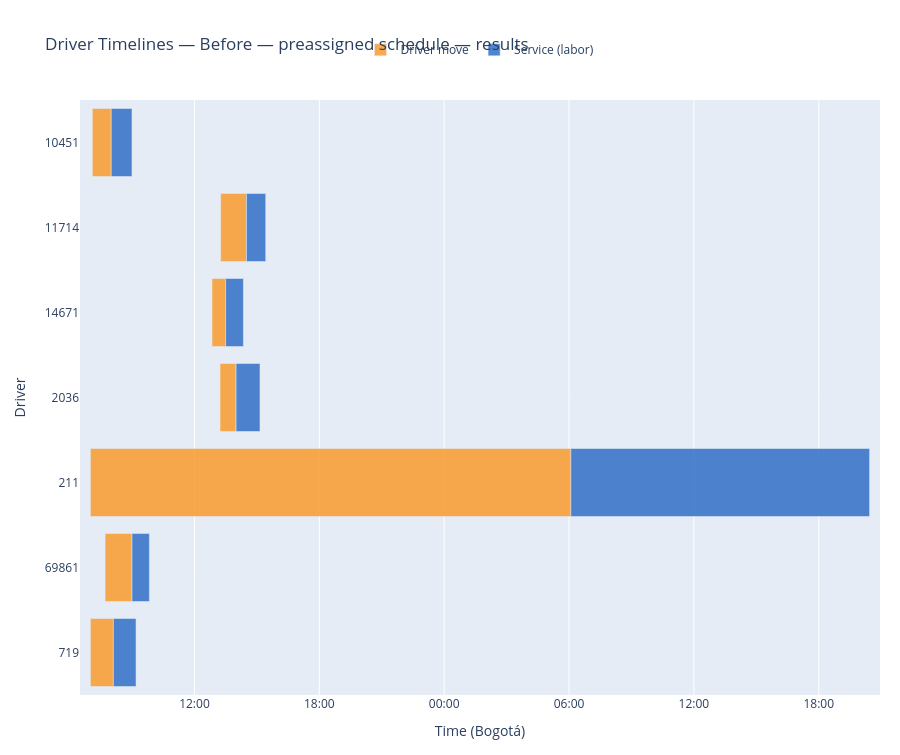

This figure's notebook cell:
### Markdown cell above
---
## Gantt 1 — Before (Preassigned Schedule)

### Code cell
if rows_before:
    build_gantt_figure(
        segments_before, drivers_before,
        f"Before — preassigned schedule — {RUN_DIR.name}",
    ).show()
else:
    print("[info] No preassigned schedule to display (preassigned_df is empty).")

### Figure 1 — Plotly figure (JSON) as saved in the notebook; plotly's stock layout.template omitted (floating-point values rounded to 4 significant figures)
{"data": [{"base": ["2026-05-05T07:00:00", "2026-05-05T12:50:39.210000", "2026-05-05T07:00:00", "2026-05-05T13:13:48.144000", "2026-05-05T13:15:40.176000", "2026-05-05T07:05:36.690000", "2026-05-05T07:42:18.144000"], "hoverinfo": "text", "hovertext": ["<b>Driver move</b><br>Driver: 211<br>Labor: 581535<br>Service: 473669<br>Start: 07:00<br>End:   06:05<br>Duration: 1385.3 min<br>Distance: 461.76 km", "<b>Driver move</b><br>Driver: 14671<br>Labor: 580598<br>Service: 474217<br>Start: 12:50<br>End:   13:30<br>Duration: 39.4 min<br>Distance: 13.12 km", "<b>Driver move</b><br>Driver: 719<br>Labor: 581010<br>Service: 474609<br>Start: 07:00<br>End:   08:06<br>Duration: 66.2 min<br>Distance: 22.07 km", "<b>Driver move</b><br>Driver: 2036<br>Labor: 582087<br>Service: 475611<br>Start: 13:13<br>End:   14:00<br>Duration: 46.2 min<br>Distance: 15.40 km", "<b>Driver move</b><br>Driver: 11714<br>Labor: 582581<br>Service: 476091<br>Start: 13:15<br>End:   14:30<br>Duration: 74.3 min<br>Distance: 24.78 km", "<b>Driver move</b><br>Driver: 10451<br>Labor: 583190<br>Service: 476688<br>Start: 07:05<br>End:   08:00<br>Duration: 54.4 min<br>Distance: 18.13 km", "<b>Driver move</b><br>Driver: 69861<br>Labor: 584209<br>Service: 477688<br>Start: 07:42<br>End:   09:00<br>Duration: 77.7 min<br>Distance: 25.90 km"], "legendgroup": "DRIVER_MOVE", "marker": {"color": "rgba(250, 155, 45,  0.85)"}, "name": "Driver move", "orientation": "h", "type": "bar", "x": [83116638, 2360790, 3971916, 2771856, 4459824, 3263310, 4661856], "y": ["211", "14671", "719", "2036", "11714", "10451", "69861"]}, {"base": ["2026-05-06T06:05:16.638000", "2026-05-05T13:30:00", "2026-05-05T08:06:11.916000", "2026-05-05T14:00:00", "2026-05-05T14:30:00", "2026-05-05T08:00:00", "2026-05-05T09:00:00"], "hoverinfo": "text", "hovertext": ["<b>Service (labor)</b><br>Driver: 211<br>Labor: 581535<br>Service: 473669<br>Start: 06:05<br>End:   20:26<br>Duration: 861.3 min<br>Distance: 435.35 km", "<b>Service (labor)</b><br>Driver: 14671<br>Labor: 580598<br>Service: 474217<br>Start: 13:30<br>End:   14:21<br>Duration: 51.1 min<br>Distance: 3.28 km", "<b>Service (labor)</b><br>Driver: 719<br>Labor: 581010<br>Service: 474609<br>Start: 08:06<br>End:   09:11<br>Duration: 65.4 min<br>Distance: 10.87 km", "<b>Service (labor)</b><br>Driver: 2036<br>Labor: 582087<br>Service: 475611<br>Start: 14:00<br>End:   15:08<br>Duration: 69.0 min<br>Distance: 12.79 km", "<b>Service (labor)</b><br>Driver: 11714<br>Labor: 582581<br>Service: 476091<br>Start: 14:30<br>End:   15:25<br>Duration: 55.5 min<br>Distance: 5.59 km", "<b>Service (labor)</b><br>Driver: 10451<br>Labor: 583190<br>Service: 476688<br>Start: 08:00<br>End:   08:59<br>Duration: 59.9 min<br>Distance: 7.95 km", "<b>Service (labor)</b><br>Driver: 69861<br>Labor: 584209<br>Service: 477688<br>Start: 09:00<br>End:   09:50<br>Duration: 50.0 min<br>Distance: 2.67 km"], "legendgroup": "VEHICLE_TRANSPORTATION", "marker": {"color": "rgba(55,  115, 200, 0.88)"}, "name": "Service (labor)", "orientation": "h", "type": "bar", "x": [51680000.0, 3069000.0, 3922000.0, 4138000.0, 3329000.0, 3595000.0, 3000000.0], "y": ["211", "14671", "719", "2036", "11714", "10451", "69861"]}], "layout": {"barmode": "overlay", "height": 755, "hovermode": "closest", "legend": {"orientation": "h", "x": 0.5, "xanchor": "center", "y": 1.06, "yanchor": "bottom"}, "margin": {"b": 60, "l": 80, "r": 20, "t": 100}, "title": {"text": "Driver Timelines — Before — preassigned schedule — results"}, "xaxis": {"range": ["2026-05-05T06:30:00", "2026-05-06T20:56:33.985500"], "tickformat": "%H:%M", "title": {"text": "Time (Bogotá)"}, "type": "date"}, "yaxis": {"categoryarray": ["719", "69861", "211", "2036", "14671", "11714", "10451"], "categoryorder": "array", "title": {"text": "Driver"}}}}
